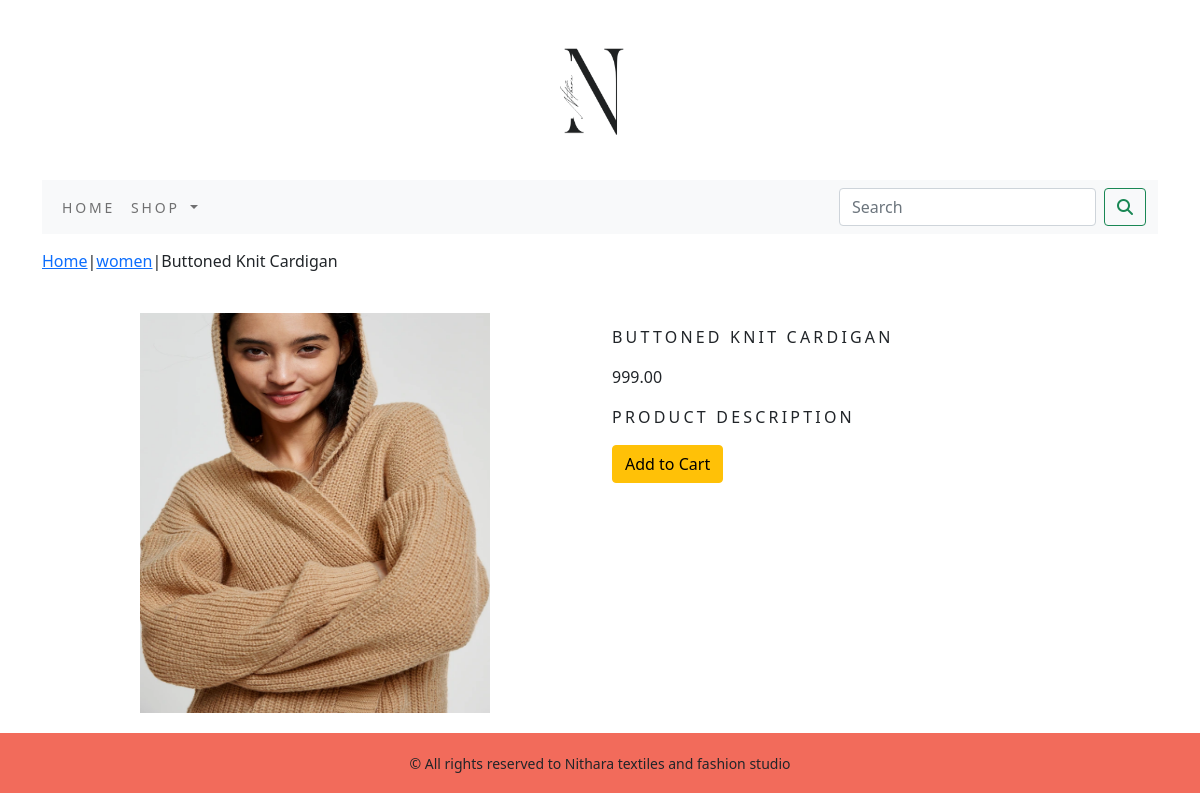
The app's page /shop/women/buttoned-knit-cardigan/ with its own data.
### shop/models.py (models this page shows, shortened)
class Product(models.Model):
    name=models.CharField(unique=True,max_length=500)
    slug=models.SlugField(unique=True,max_length=500)
    description=models.TextField(blank=True)
    price=models.DecimalField(max_digits=10,decimal_places=2)
    category=models.ForeignKey(Category,on_delete=models.CASCADE)
    image=models.ImageField(upload_to='product',blank=True)
    stock=models.IntegerField()
    available=models.BooleanField(default=True)
    created=models.DateTimeField(auto_now_add=True)
    updated=models.DateTimeField(auto_now=True)
    class Meta:
        ordering=('name',)
        verbose_name='product'
        verbose_name_plural='products'

class Category(models.Model):
    name=models.CharField(unique=True,max_length=500)
    slug=models.SlugField(unique=True,max_length=500)
    description=models.TextField(blank=True)
    image=models.ImageField(upload_to='category',blank=True)
    class Meta:
        ordering=('name',)
        verbose_name='category'
        verbose_name_plural='categories'
    def get_url(self):
            return reverse('shop:product_by_category',args=[self.slug])
    def __str__(self):
            return '{}'.format(self.name)

### shop/views.py (the view)
# urls.py: path('<slug:cat_slug>/<slug:product_slug>/',views.product_details,name='product_details_by_category'),
def product_details(request,cat_slug,product_slug):
    try:
        product=Product.objects.get(category__slug=cat_slug,slug=product_slug)
    except Exception as e:
        raise e
    return render(request, 'product.html',{'product':product})

### cart/context_processors.py (called while the page is built)
def counter(request):
    item_count=0
    if 'admin' in request.path:
        return {}
    else:
        try:
            cart=Cart.objects.filter(cart_id=_cart_id(request))
            cart_items=Cart_Item.objects.all().filter(cart=cart[:1])
            for cart_item in cart_items:
                item_count+=cart_item.quantity
        except Cart.DoesNotExist:
            item_count=0
    return dict(item_count=item_count)

### cart/views.py (called while the page is built)
def _cart_id(request):
    cart=request.session.session_key
    if not cart:
        cart = request.session.create()
    return cart

### shop/context_processors.py (called while the page is built)
def menu_links(request):
    links=Category.objects.all()
    return dict(links=links)

### templates/product.html (shortened to what this page needs)
{% extends "base.html" %}
{% load static %}
{% block content %}
<div class="row my_product_row_class">
    <div class="mx_auto">
        <p><a href="{% url 'shop:AllProducts' %}">Home</a>|<a href="{{product.category.get_url}}">{{product.category}}</a>|{{product.name}}</p>
    </div>
    <div class="container">
        <br>
        <div class="row">
            <div class="col-12 col-sm-12 col-md-12 col-lg-6 text-center">
                <div style="min-width: 18rem;">
                    <img class="my_product_image" src="{{product.image.url}}" alt="{{product.name}}" />
                </div>
            </div>
        <div class="col-12 col-sm-12 col-md-12 col-lg-6">
            <div>
                <h1 class="my_product_title">{{product.name}}</h1>
                <p>{{product.price}}</p>
                <p class="my_title">Product Description</p>
                {% if product.stock <= 0 %}
                <p class="text-justify my_product_text"><b>Out Of Stock</b></p>
                {% else %}
                <a class="btn btn-warning" href="{% url 'cart:add_cart' product.id %}">Add to Cart</a>
                {% endif %}
            </div>
         </div>
      </div>
   </div>
</div>
{% endblock %}

### static/css/custom.css (style rules this page uses)
.my_title { font-size: 16px; text-transform: uppercase; letter-spacing: .2em; }
.my_product_row_class { padding-top: 15px; padding-bottom: 20px; }
.my_product_image { width:350px; height:400px; }
.my_product_title { font-size: 16px; text-transform: uppercase; letter-spacing: .2em; padding-top: 15px; padding-bottom: 10px; }

### records on screen
Product: category "women", name "Buttoned Knit Cardigan", image (picture), name "BUTTONED KNIT CARDIGAN", price "999.00"
